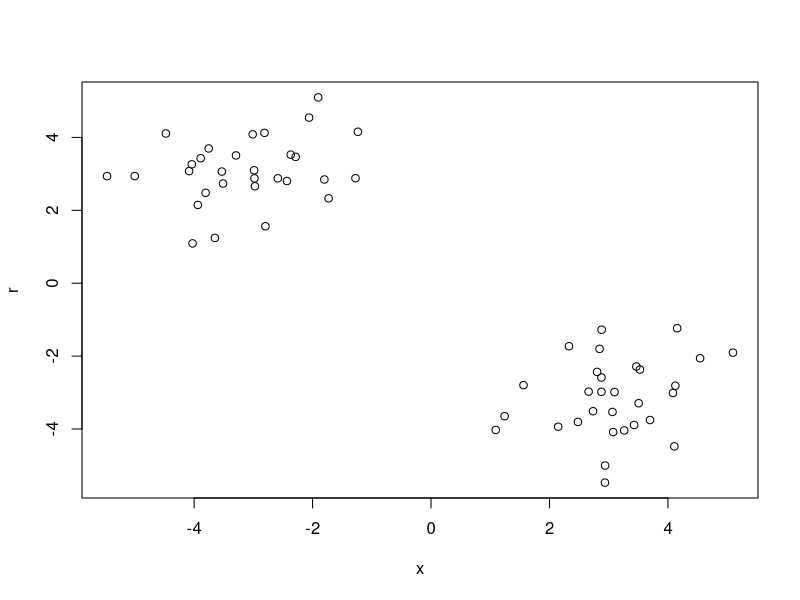
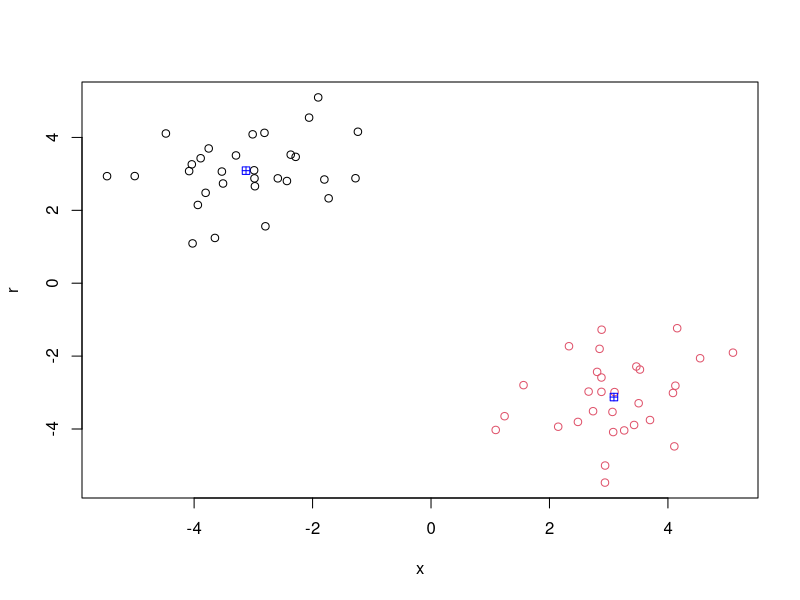
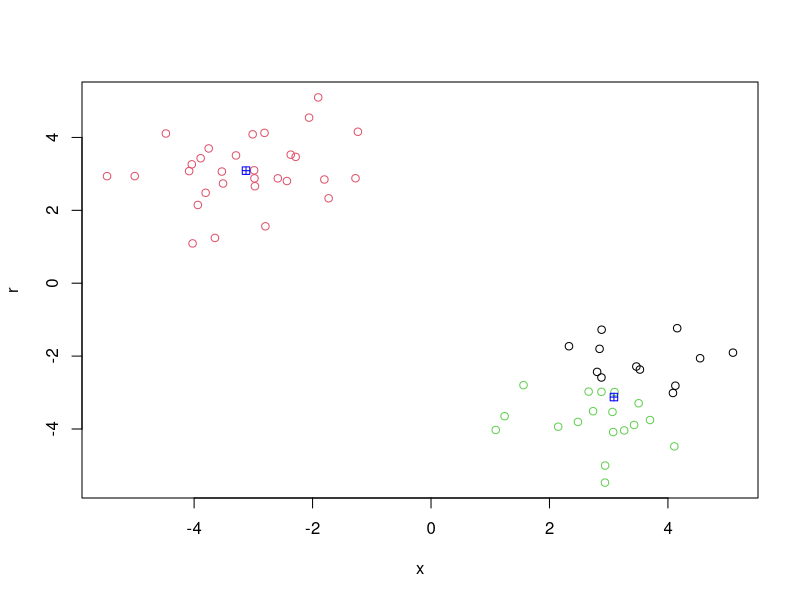
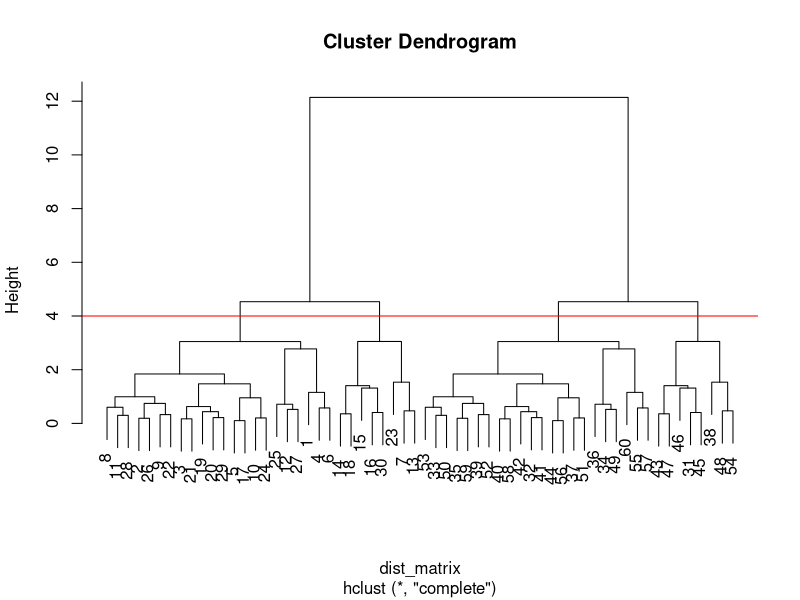
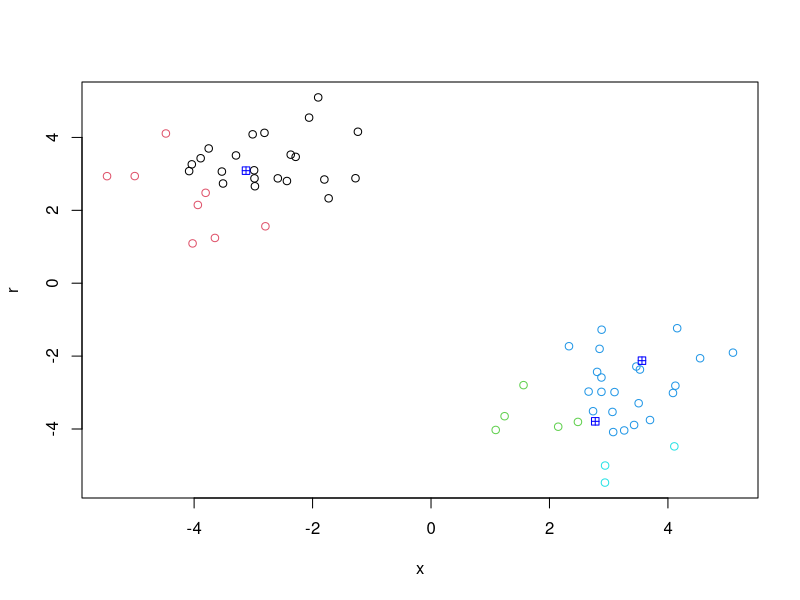
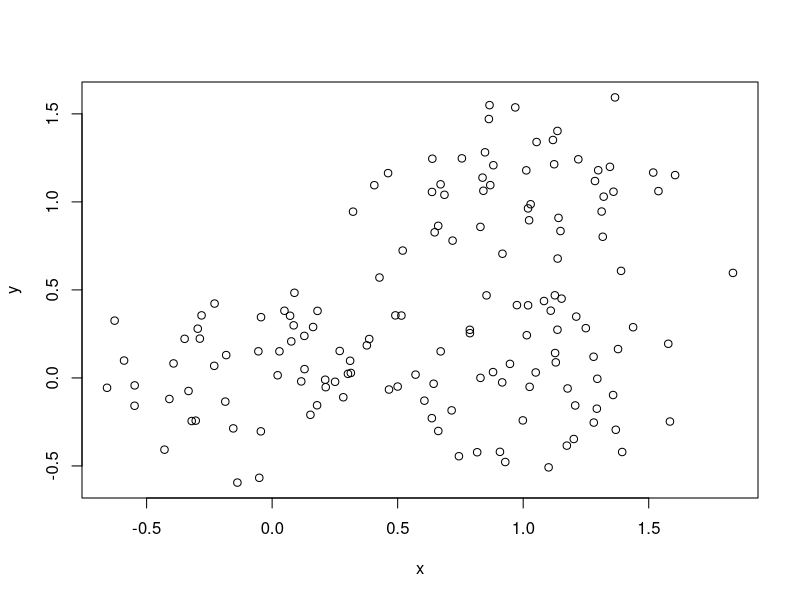
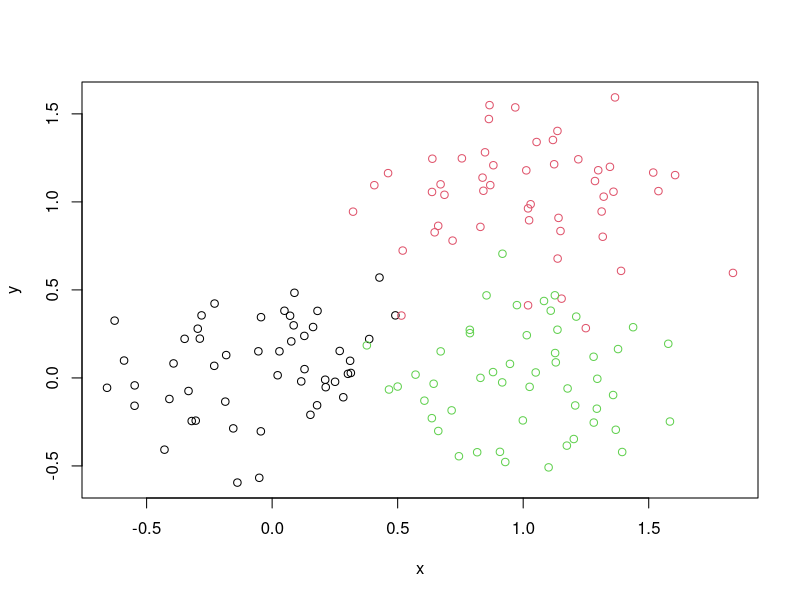
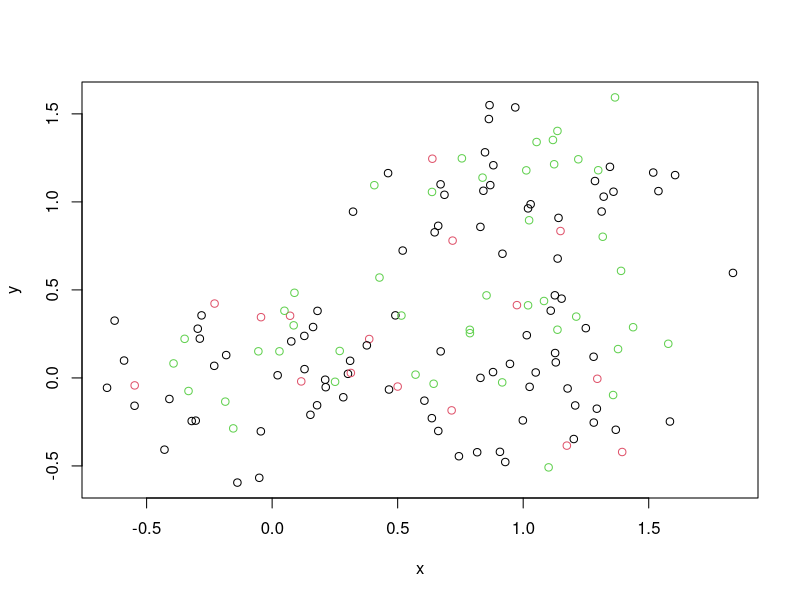

R code for these plots, in order:
## ---- chunk 1
knitr::opts_chunk$set(echo = TRUE)
## ---- chunk 2
tmp <- c(rnorm(30, -3), rnorm(30,3))
x <- cbind (x = tmp, r = rev(tmp))

plot(x)
## ---- chunk 3
km <- kmeans(x, centers = 2, nstart = 20)
km
## ---- chunk 4
km$cluster

km$size

km$centers
## ---- chunk 5
plot(x, col = km$cluster)
points(km$centers, col = "Blue", pch = 12)
## ---- chunk 6
km2 <- kmeans(x, centers = 3, nstart = 20)
km2 
## ---- chunk 7
km2$cluster
km$size
km$centers
## ---- chunk 8
plot(x, col = km2$cluster)
points(km$centers, col = "Blue", pch = 12)
## ---- chunk 9
dist_matrix <- dist(x)

#dist_matrix

hc <- hclust (d = dist_matrix)

## ---- chunk 10
class(dist_matrix)
## ---- chunk 11
View(as.matrix(dist_matrix))
dim(as.matrix(dist_matrix))
## ---- chunk 12
plot(hc)
abline(h = 4, col = "red")
cutree(hc, k = 6)
## ---- chunk 13
plot(x, col = cutree(hc, k = 5))
points(km2$centers, col = "blue", pch = 12)
print(km2$centers)
## ---- chunk 14
#hc.complete <- hclust(x, method = "complete")

## ---- chunk 15
x <- rbind(
  matrix(rnorm(100, mean = 0, sd = 0.3), ncol = 2),
  matrix(rnorm(100, mean = 1, sd = 0.3), ncol = 2),
  matrix(c(rnorm(50, mean = 1, sd = 0.3),
          rnorm(50, mean = 0, sd = 0.3)), ncol = 2))

colnames(x) <- c("x", "y")

plot(x)

col <- as.factor(rep(c("c1", "c2", "c3"), each = 50))

plot(x, col = col)

plot (x, col=cutree(hc, k = 3))

## ---- chunk 16

x <- rbind(
  matrix(rnorm(100, mean = 0, sd = 0.3), ncol = 2),
  matrix(rnorm(100, mean = 1, sd = 0.3), ncol = 2),
  matrix(c(rnorm(50, mean = 1, sd = 0.3),
          rnorm(50, mean = 0, sd = 0.3)), ncol = 2))


matrix2 <- dist(x)

hc2 <- hclust (d = matrix2)

plot(hc2)

abline(h = 2, col = "red")

cutree(hc2, k = 3)

plot(x, col = cutree(hc2, k = 3))

## ---- chunk 17
mydata <- matrix(nrow = 100, ncol = 10)
rownames(mydata) <- paste("gene", 1:100, sep = "")
colnames(mydata) <- c(paste("wt", 1:5, sep = ""),
                      paste("ko", 1:5, sep = ""))
for (i in 1:nrow(mydata)) {
  wt.values <- rpois(5, lambda = sample(x = 10:1000, size = 1))
  ko.values <- rpois(5, lambda = sample(x = 10:1000, size = 1))
  
  mydata[i, ] <- c(wt.values, ko.values)
  
}

head(mydata)


pca <- prcomp(t(mydata), scale = TRUE)

attributes(pca)

plot(pca$x[ ,1], pca$x [ ,2])

pca.var <- pca$sdev^2

pca.var.per <- round(pca.var/sum(pca.var) * 100, 1)

pca.var.per

barplot(pca.var.per, main = "Scree Plot", 
        xlab = "Principal Component", ylab = "Percent Variation")

colvec <- colnames(mydata)
colvec[grep("wt", colvec)] <- "red"
colvec[grep("ko", colvec)] <- "blue"


plot(pca$x[ ,1], pca$x[ ,2], col = colvec, pch = 16,
     xlab = paste0("PC1 (", pca.var.per[1], "%)"),
     ylab = paste0("PC2 (", pca.var.per[2], "%)"))

# run in console to identify points:
# identify(pca$x[ ,1], pca$x[ ,2], labels = colnames(mydata))


